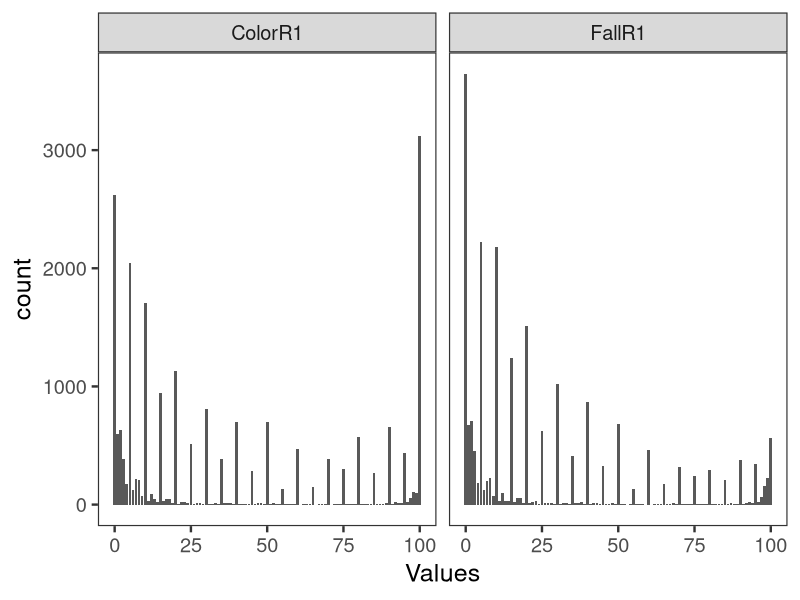
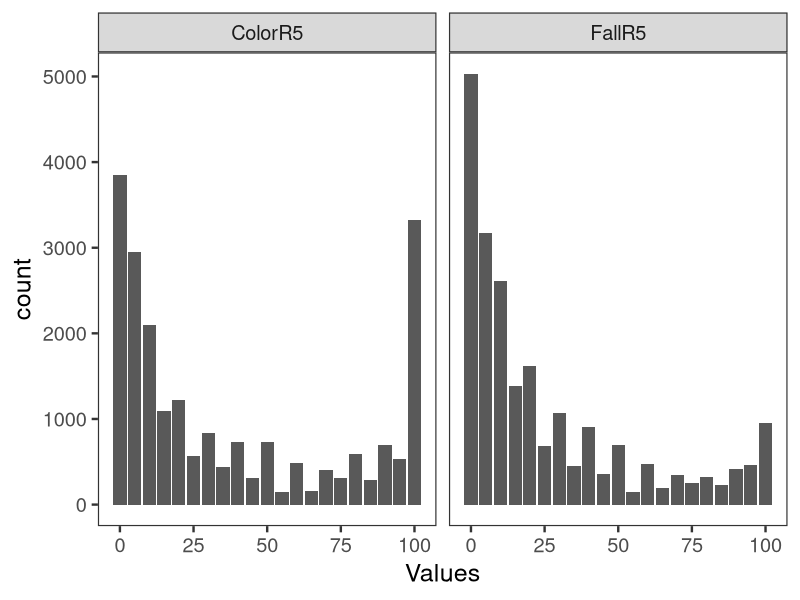
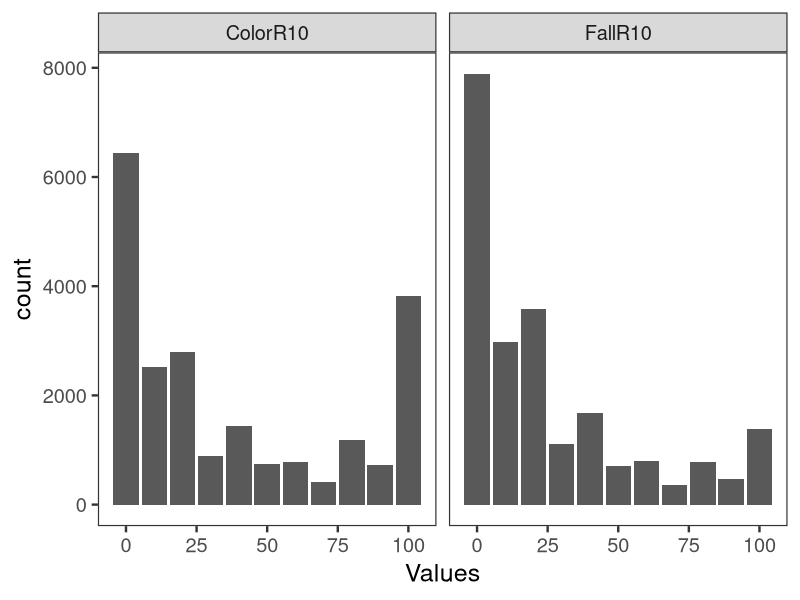

Reproduce these figures in R, in order.
## ---- chunk 1
knitr::opts_chunk$set(echo = TRUE)
## ---- chunk 2
library(magrittr)
library(tidyverse)
library(readxl)
library(lubridate)
## ---- chunk 3
tbw = theme_bw(base_size = 18)
th = theme(panel.grid = element_blank())
## ---- chunk 4
Data2017 <- read_csv('test_form5_2019_12_19_14_56_01_542496.csv')
Data2018 <- read_csv(
  'Form_BS162_2018_v2_2019_12_19_14_56_54_642030.csv')
Data2019 <- read_csv(
  'Form_BS162_2019_2019_12_19_14_57_47_271712.csv')
Data2021 <- read_xlsx(
  '2021Fall_TreePhenologyData_All_wPhotoLinks.xlsx')
## ---- chunk 5
Data171819 <- Data2017 %>% 
  bind_rows(Data2018) %>% 
  bind_rows(Data2019)
## ---- chunk 6
# Remove \n from the SPECIES column
Data2021 %<>% 
  mutate(SPECIES = str_remove(SPECIES, '\n'))

# Take a look at the two species columns
Data2021$SPECIES %>% table
Data171819$species %>% table

# Create dataframe with both styles of species names
SpeciesLookUp <- tibble(
  SPECIES = unique(Data2021$SPECIES) %>% sort,
  species = c(unique(Data171819$species), 'OSVI') %>% sort)

# Add the species names to both spreadsheets
Data171819 %<>% 
  left_join(SpeciesLookUp)
Data2021 %<>% 
  left_join(SpeciesLookUp)

## ---- chunk 7
Data171819$color %>% table
# ggplot(Data171819, aes(x = color)) +
#   geom_bar() + tbw + th
Data2021$`LEAF COLOR` %>% table
# Note: bars barely show up due to 0.01 width
# ggplot(Data2021, aes(x = `LEAF COLOR`)) +
#   geom_bar() + tbw + th
## ---- chunk 8
Data171819$fall %>% table
Data2021$`LEAF FALL` %>% table
## ---- chunk 9
# Most individual/ACCESSION values are in both dataframes
unique(Data171819$individual) %in% 
  unique(Data2021$ACCESSION) %>%
  table

unique(Data2021$ACCESSION) %in% 
  unique(Data171819$individual) %>%
  table

# Look at the values that are NOT in both data frames
unique(Data171819$individual)[!unique(Data171819$individual) %in% 
  unique(Data2021$ACCESSION)]

unique(Data2021$ACCESSION)[!unique(Data2021$ACCESSION) %in% 
  unique(Data171819$individual)]
## ---- chunk 10
Data171819$photo %>% head
Data2021$`PICTURE ADDRESS` %>% head


## ---- chunk 11
# Rename columns
Data171819 %<>% 
  rename(DATE = `_submission_time`)

Data2021 %<>%
  rename(color = `LEAF COLOR`,
         fall = `LEAF FALL`,
         individual = ACCESSION,
         photo = `PICTURE ADDRESS`)
## ---- chunk 12
Data2021 %>% 
  left_join(Data171819[,c('individual', '_tree_gps_latitude',
                         '_tree_gps_longitude', 
                         '_tree_gps_altitude')]) %>% dim

Data2021 %>% 
  left_join(Data171819[,c('individual', '_tree_gps_latitude',
                         '_tree_gps_longitude')]) %>% dim

## ---- chunk 13
# Currently including group_num and student_id in case we want to use them as random effects. We don't have them for all years though
AllData <- Data171819[,c('SPECIES', 'species', 'individual',
                         'color', 'fall', 'DATE',
                         "_tree_gps_latitude",
                         '_tree_gps_longitude',
                         '_tree_gps_altitude',
                         'group_num', 'student_id',
                         'photo')] %>% 
  bind_rows(Data2021[,c('SPECIES', 'species', 'individual',
                        'color', 'fall', 'DATE',
                        # "_tree_gps_latitude",
                        # '_tree_gps_longitude',
                        # '_tree_gps_altitude',
                        'photo')])

# Rename lat/long/altitude for ease
AllData %<>% rename(Latitude = '_tree_gps_latitude',
                    Longitude = '_tree_gps_longitude',
                    Altitude = '_tree_gps_altitude')

## ---- chunk 14
# Negative % leaf fall
AllData %>% 
  filter(color < 0 |
         fall < 0)
# Remove negatives
AllData %<>% 
  filter(color >= 0,
         fall >= 0)
## ---- chunk 15
AllData %<>% 
  mutate(ColorR1 = round(color, digits = 0),
         ColorR5 = round(color / 5, digits = 0) * 5,
         ColorR10 = round(color, digits = -1),
         FallR1 = round(fall, digits = 0),
         FallR5 = round(fall / 5, digits = 0) * 5,
         FallR10 = round(fall, digits = -1))
AllData %>% 
  select(color, ColorR1, ColorR5, ColorR10, 
         fall, FallR1, FallR5, FallR10) %>% 
  unique %>% 
  head(20)
## ---- chunk 16
ForPlot <- AllData %>% 
  pivot_longer(cols = c(ColorR1, ColorR5, ColorR10,
                        FallR1, FallR5, FallR10),
               names_to = 'Metric', values_to = 'Values')
ggplot(ForPlot %>% filter(Metric %in% c('ColorR1', 'FallR1')), 
       aes(x = Values)) +
  geom_bar() + 
  tbw + th + 
  facet_wrap(~ Metric)

ggplot(ForPlot %>% filter(Metric %in% c('ColorR5', 'FallR5')), 
       aes(x = Values)) +
  geom_bar() + 
  tbw + th + 
  facet_wrap(~ Metric)

ggplot(ForPlot %>% filter(Metric %in% c('ColorR10', 'FallR10')), 
       aes(x = Values)) +
  geom_bar() + 
  tbw + th + 
  facet_wrap(~ Metric)

## ---- chunk 17
AllData %<>% 
  mutate(Year = year(DATE),
         Month = month(DATE),
         Day = day(DATE),
         Week = week(DATE))

AllData %>% 
  select(DATE, Year, Month, Day, Week) %>% 
  unique %>% 
  tail
## ---- chunk 18
# We have group_num and student_id for some sets of data. Not sure it'll be useful since we don't have them for everything. If needed though, here's a unique group_num/student_id/year variable
AllData %<>% 
  mutate(UniqueGroup = paste(Year, group_num, sep = "_"),
         UniqueStudent = paste(Year, group_num, student_id, 
                               sep = "_"))
## ---- chunk 19
# Commented out since it's already run.
# Uncomment if needed to re-export.
# write.csv(AllData, file = 'CleanedPhenologyData2017to2021.csv',
#           row.names = FALSE)

